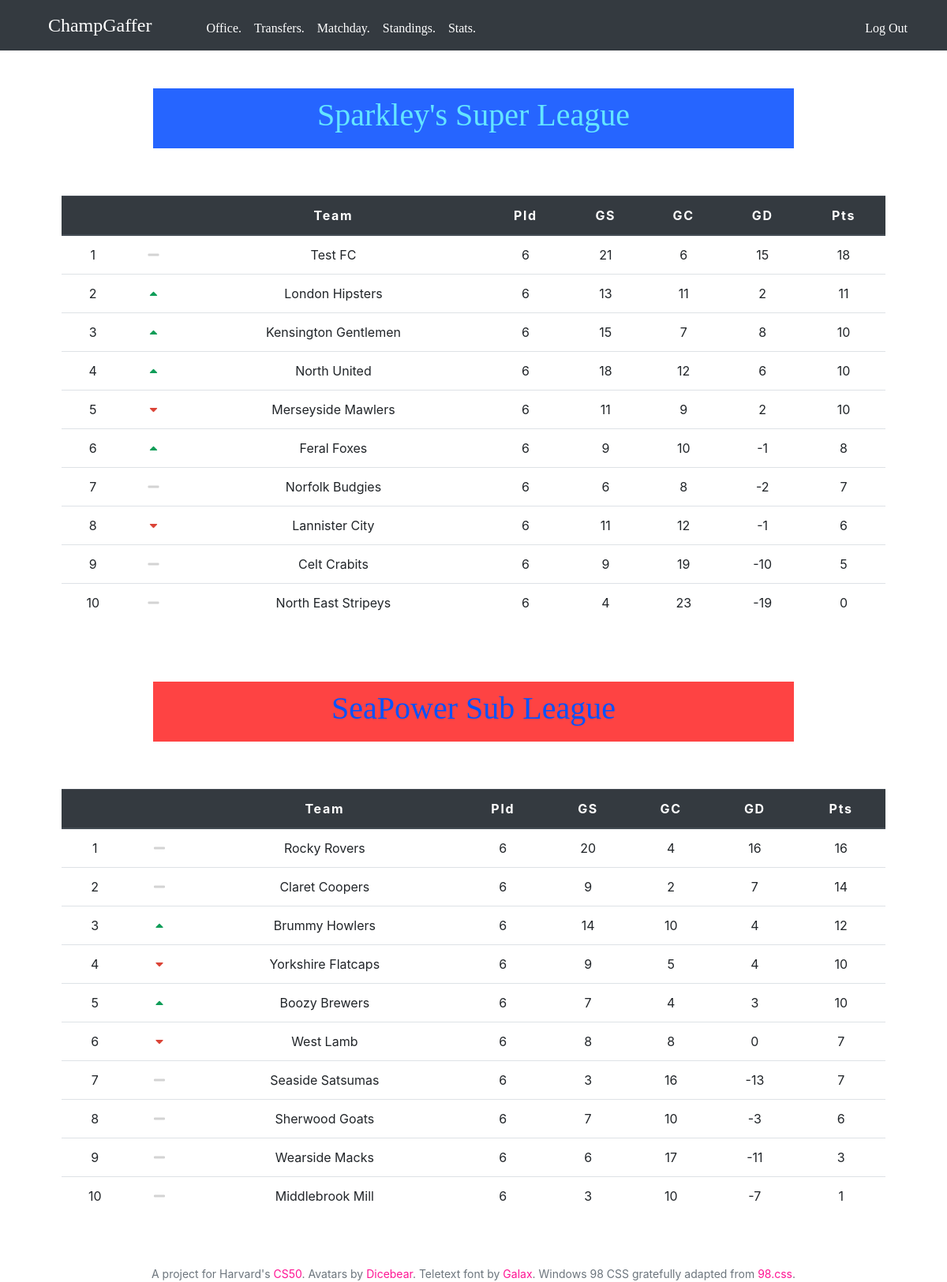
Page /standings (signed in) on the committed database.
### tables this page shows
CREATE TABLE club_attr (manager_id INTEGER NOT NULL,
                        club_id INTEGER NOT NULL,
                        rank INTEGER NOT NULL,
                        ovr INTEGER NOT NULL,
                        formation TEXT NOT NULL,
                        attendance REAL NOT NULL, pld INTEGER NOT NULL DEFAULT 0, gs INTEGER NOT NULL DEFAULT 0, ga INTEGER NOT NULL DEFAULT 0, pts INTEGER NOT NULL DEFAULT 0, pos_track INTEGER NOT NULL DEFAULT 0, pos INTEGER NOT NULL DEFAULT 0, 
                        FOREIGN KEY(manager_id) REFERENCES managers(id), 
                        FOREIGN KEY(club_id) REFERENCES clubs(club_id));

CREATE TABLE clubs (club_id INTEGER PRIMARY KEY AUTOINCREMENT NOT NULL, 
                    club_name TEXT NOT NULL, 
                    primary_colour TEXT NOT NULL, 
                    secondary_colour TEXT NOT NULL, 
                    manager TEXT NOT NULL, 
                    desc TEXT NOT NULL, 
                    capacity INTEGER, 
                    rival INTEGER);

### app.py (the view)
@app.route("/standings", methods=["GET"])
@login_required
def standings():
    session["getStandings"] = db.execute("SELECT club_name, rank, pld, gs, ga, (gs - ga) AS gd, pts, pos, pos_track FROM club_attr JOIN clubs on club_attr.club_id = clubs.club_id WHERE manager_id = ? AND rank < 21 ORDER BY pts DESC, gd DESC, pos ASC;",
                                         session["id"])
    return render_template('standings.html',
                           getStandings=session["getStandings"],
                           userTeam=session["clubname"])

### app.py (called while the page is built)
@app.after_request
def after_request(response):
    response.headers["Cache-Control"] = "no-cache, no-store, must-revalidate"
    response.headers["Expires"] = 0
    response.headers["Pragma"] = "no-cache"
    return response

### helpers.py (called while the page is built)
def login_required(f):
    @wraps(f)
    def decorated_function(*args, **kwargs):
        if session.get("id") is None:
            return redirect("/login")
        return f(*args, **kwargs)
    return decorated_function

### templates/standings.html (shortened to what this page needs)
{% extends "layout.html" %}
{% block main %}
<div class="container">
    <div class="row">
        <div class="col-12 col-md-12">
            <div class="clubTitle superLeague">
                <h1>Sparkley's Super League</h1>
            </div>
        </div>
    </div>
    <div class="row">
        <table class="table table-hover">
            <thead class="thead-dark">
                <tr>
                    <th></th>
                    <th></th>
                    <th>Team</th>
                    <th>Pld</th>
                    <th>GS</th>
                    <th>GC</th>
                    <th>GD</th>
                    <th>Pts</th>
                </tr>
            </thead>
            <tbody>
                {% for club in getStandings %}
                    {% if club['pos'] < club['pos_track'] %}
                        {% set arrow = "fa-caret-up" %}
                    {% elif club['pos'] == club['pos_track'] %}
                        {% set arrow = "fa-minus" %}
                    {% else %}
                        {% set arrow = "fa-caret-down" %}
                    {% endif %}
                    {% if club['pos'] == 1 %}
                        {% set class = "borderup promotion" %}
                    {% elif club['pos'] == 8 %}
                        {% set class = "borderdown" %}
                    {% elif club['pos'] > 8 %}
                        {% set class = "relegation" %}
                    {% else %}
                        {% set class = "" %}
                    {% endif %}
                    {% if club['club_name'] == "new_user" %}
                        {% set clubName = userTeam %}
                    {% else %}
                        {% set clubName = club['club_name']%}
                    {% endif %}
                    {% if club['rank'] < 11 %}
                        <tr class="clickRow {{ class }}" onclick="viewClubPage({{ club }})">
                            <td>{{ club['pos'] }}</td>
                            <td><i class="fas {{ arrow }}"></i></td>
                            <td>{{ clubName }}</td>
                            <td>{{ club['pld'] }}</td>
                            <td>{{ club['gs'] }}</td>
                            <td>{{ club['ga'] }}</td>
                            <td>{{ club['gd'] }}</td>
                            <td>{{ club['pts'] }}</td>
                        </tr>
                    {% endif %}
                {% endfor %}
            </tbody>
        </table>
    </div>
    <div class="row" style="margin-top: 60px;">
        <div class="col-12 col-md-12">
            <div class="clubTitle subLeague">
                <h1>SeaPower Sub League</h1>
            </div>
        </div>
    </div>
    <div class="row">
        <table class="table table-hover">
            <thead class="thead-dark">
                <tr>
                    <th></th>
                    <th></th>
                    <th>Team</th>
                    <th>Pld</th>
                    <th>GS</th>
                    <th>GC</th>
                    <th>GD</th>
                    <th>Pts</th>
                </tr>
            </thead>
            <tbody>
                {% for club in getStandings %}
                    {% if club['pos'] < club['pos_track'] %}
                        {% set arrow = "fa-caret-up" %}
                    {% elif club['pos'] == club['pos_track'] %}
                        {% set arrow = "fa-minus" %}
                    {% else %}
                        {% set arrow = "fa-caret-down" %}
                    {% endif %}
                    {% if club['pos'] == 11 %}
                        {% set class = "promotion" %}
                    {% elif club['pos'] == 12 %}
                        {% set class = "borderup promotion" %}
                    {% elif club['pos'] == 19 %}
                        {% set class = "borderdown" %}
                    {% elif club['pos'] == 20  %}
                        {% set class = "relegation" %}
                    {% else %}
                        {% set class = "" %}
                    {% endif %}
                    {% if club['club_name'] == "new_user" %}
                        {% set clubName = userTeam %}
                    {% else %}
                        {% set clubName = club['club_name'] %}
                    {% endif %}
                    {% if club['rank'] > 10 %}
                        <tr class="clickRow {{ class }}" onclick="viewClubPage({{ club }})">
                            <td>{{ club['pos'] - 10 }}</td>
                            <td><i class="fas {{ arrow }}"></i></td>
                            <td>{{ clubName }}</td>
                            <td>{{ club['pld'] }}</td>
                            <td>{{ club['gs'] }}</td>
                            <td>{{ club['ga'] }}</td>
                            <td>{{ club['gd'] }}</td>
                            <td>{{ club['pts'] }}</td>
                        </tr>
                    {% endif %}
                {% endfor %}
            </tbody>
        </table>
    </div>
</div>
{% endblock %}

### static/css/styles.css (style rules this page uses)
html { font-size: 1rem; }
.card, .windowfy, .col-6, .col-12 { margin-bottom: 60px; }
.table .thead-dark th { background: #343a40; letter-spacing: 1.7px; }
.superLeague { display: flex; flex-direction: column; align-items: center; justify-content: space-around; height: 100%; background: #2665FF !important; color: #64E5FF !important; }
.subLeague { display: flex; flex-direction: column; align-items: center; justify-content: space-around; height: 100%; background: #FE4343 !important; color: #0353FF !important; }
.borderup { border-bottom: 1.5px dashed #0F9D58; }
.borderdown { border-bottom: 1.5px dashed #DB4437; }
.fa-caret-up { color: #0F9D58; }
.fa-caret-down { color: #DB4437; }
.fa-minus { color: lightgrey; }
.clubTitle, .clubOvrCont { font-family: "Pixelated MS Sans Serif"; margin: auto; letter-spacing: 1.5; font-weight: bold; width: 80%; }
.clubTitle { background: #343a40; color: #FF1493; display: flex; flex-direction: column; align-items: center; justify-content: space-around; height: 100%; padding:10px; }

### rows in the picture
club_attr: pos "1", clubName "Test FC", pld "6", gs "21", ga "6", gd "15", pts "18"
club_attr: pos "2", pld "6", gs "13", ga "11", gd "2", pts "11"
clubs: club_name "London Hipsters"
club_attr: pos "3", pld "6", gs "15", ga "7", gd "8", pts "10"
clubs: club_name "Kensington Gentlemen"
club_attr: pos "4", pld "6", gs "18", ga "12", gd "6", pts "10"
clubs: club_name "North United"
club_attr: pos "5", pld "6", gs "11", ga "9", gd "2", pts "10"
clubs: club_name "Merseyside Mawlers"
club_attr: pos "6", pld "6", gs "9", ga "10", gd "-1", pts "8"
clubs: club_name "Feral Foxes"
club_attr: pos "7", pld "6", gs "6", ga "8", gd "-2", pts "7"
clubs: club_name "Norfolk Budgies"
club_attr: pos "8", pld "6", gs "11", ga "12", gd "-1", pts "6"
clubs: club_name "Lannister City"
club_attr: pos "9", pld "6", gs "9", ga "19", gd "-10", pts "5"
clubs: club_name "Celt Crabits"
club_attr: pos "10", pld "6", gs "4", ga "23", gd "-19", pts "0"
clubs: club_name "North East Stripeys"
club_attr: club['pos']-10 "1", pld "6", gs "20", ga "4", gd "16", pts "16"
clubs: club_name "Rocky Rovers"
club_attr: club['pos']-10 "2", pld "6", gs "9", ga "2", gd "7", pts "14"
clubs: club_name "Claret Coopers"
club_attr: club['pos']-10 "3", pld "6", gs "14", ga "10", gd "4", pts "12"
clubs: club_name "Brummy Howlers"
club_attr: club['pos']-10 "4", pld "6", gs "9", ga "5", gd "4", pts "10"
clubs: club_name "Yorkshire Flatcaps"
club_attr: club['pos']-10 "5", pld "6", gs "7", ga "4", gd "3", pts "10"
clubs: club_name "Boozy Brewers"
club_attr: club['pos']-10 "6", pld "6", gs "8", ga "8", gd "0", pts "7"
clubs: club_name "West Lamb"
club_attr: club['pos']-10 "7", pld "6", gs "3", ga "16", gd "-13", pts "7"
clubs: club_name "Seaside Satsumas"
club_attr: club['pos']-10 "8", pld "6", gs "7", ga "10", gd "-3", pts "6"
clubs: club_name "Sherwood Goats"
club_attr: club['pos']-10 "9", pld "6", gs "6", ga "17", gd "-11", pts "3"
clubs: club_name "Wearside Macks"
club_attr: club['pos']-10 "10", pld "6", gs "3", ga "10", gd "-7", pts "1"
clubs: club_name "Middlebrook Mill"
